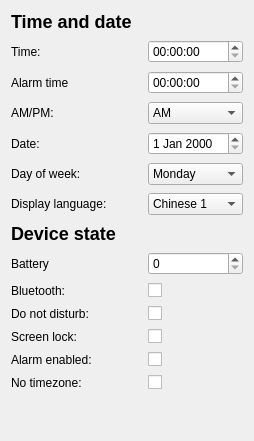
        <widget class="QWidget" name="tab_base">
         <attribute name="title">
          <string>Basics</string>
         </attribute>
         <layout class="QGridLayout" name="gridLayout_2">
          <item row="0" column="0">
           <layout class="QFormLayout" name="formLayout_2">
            <property name="sizeConstraint">
             <enum>QLayout::SetDefaultConstraint</enum>
            </property>
            <property name="fieldGrowthPolicy">
             <enum>QFormLayout::AllNonFixedFieldsGrow</enum>
            </property>
            <property name="rowWrapPolicy">
             <enum>QFormLayout::DontWrapRows</enum>
            </property>
            <property name="formAlignment">
             <set>Qt::AlignRight|Qt::AlignTop|Qt::AlignTrailing</set>
            </property>
            <property name="horizontalSpacing">
             <number>16</number>
            </property>
            <property name="verticalSpacing">
             <number>8</number>
            </property>
            <item row="0" column="0">
             <widget class="QLabel" name="label">
              <property name="text">
               <string>&lt;h2&gt;Time and date&lt;/h2&gt;</string>
              </property>
              <property name="textFormat">
               <enum>Qt::RichText</enum>
              </property>
             </widget>
            </item>
            <item row="1" column="0">
             <widget class="QLabel" name="timeLabel">
              <property name="text">
               <string>Time:</string>
              </property>
             </widget>
            </item>
            <item row="1" column="1">
             <widget class="QTimeEdit" name="edit_time">
              <property name="showGroupSeparator" stdset="0">
               <bool>false</bool>
              </property>
              <property name="displayFormat">
               <string>HH:mm:ss</string>
              </property>
              <property name="calendarPopup">
               <bool>false</bool>
              </property>
              <property name="currentSectionIndex">
               <number>2</number>
              </property>
             </widget>
            </item>
            <item row="3" column="0">
             <widget class="QLabel" name="aMPMLabel">
              <property name="text">
               <string>AM/PM:</string>
              </property>
             </widget>
            </item>
            <item row="3" column="1">
             <widget class="QComboBox" name="edit_am_pm">
              <item>
               <property name="text">
                <string notr="true">AM</string>
               </property>
              </item>
              <item>
               <property name="text">
                <string notr="true">PM</string>
               </property>
              </item>
              <item>
               <property name="text">
                <string>Hidden</string>
               </property>
              </item>
             </widget>
            </item>
            <item row="4" column="0">
             <widget class="QLabel" name="dateLabel">
              <property name="text">
               <string>Date:</string>
              </property>
             </widget>
            </item>
            <item row="4" column="1">
             <widget class="QDateEdit" name="edit_date"/>
            </item>
            <item row="5" column="0">
             <widget class="QLabel" name="dayOfWeekLabel">
              <property name="text">
               <string>Day of week:</string>
              </property>
             </widget>
            </item>
            <item row="5" column="1">
             <widget class="QComboBox" name="edit_weekday">
              <item>
               <property name="text">
                <string>Monday</string>
               </property>
              </item>
              <item>
               <property name="text">
                <string>Tuesday</string>
               </property>
              </item>
              <item>
               <property name="text">
                <string>Wednesday</string>
               </property>
              </item>
              <item>
               <property name="text">
                <string>Thursday</string>
               </property>
              </item>
              <item>
               <property name="text">
                <string>Friday</string>
               </property>
              </item>
              <item>
               <property name="text">
                <string>Saturday</string>
               </property>
              </item>
              <item>
               <property name="text">
                <string>Sunday</string>
               </property>
              </item>
             </widget>
            </item>
            <item row="6" column="0">
             <widget class="QLabel" name="weekdaysLangLabel">
              <property name="text">
               <string>Display language:</string>
              </property>
             </widget>
            </item>
            <item row="6" column="1">
             <widget class="QComboBox" name="edit_language">
              <item>
               <property name="text">
                <string>Chinese 1</string>
               </property>
              </item>
              <item>
               <property name="text">
                <string>Chinese 2</string>
               </property>
              </item>
              <item>
               <property name="text">
                <string>Other</string>
               </property>
              </item>
             </widget>
            </item>
            <item row="7" column="0">
             <widget class="QLabel" name="label_2">
              <property name="text">
               <string>&lt;h2&gt;Device state&lt;/h2&gt;</string>
              </property>
              <property name="textFormat">
               <enum>Qt::RichText</enum>
              </property>
             </widget>
            </item>
            <item row="8" column="0">
             <widget class="QLabel" name="batteryLabel">
              <property name="text">
               <string>Battery</string>
              </property>
             </widget>
            </item>
            <item row="8" column="1">
             <widget class="QSpinBox" name="edit_battery">
              <property name="maximum">
               <number>100</number>
              </property>
             </widget>
            </item>
            <item row="9" column="0">
             <widget class="QLabel" name="bluetoothLabel">
              <property name="text">
               <string>Bluetooth:</string>
              </property>
             </widget>
            </item>
            <item row="9" column="1">
             <widget class="QCheckBox" name="edit_bluetooth"/>
            </item>
            <item row="10" column="0">
             <widget class="QLabel" name="doNotDisturbLabel">
              <property name="text">
               <string>Do not disturb:</string>
              </property>
             </widget>
            </item>
            <item row="10" column="1">
             <widget class="QCheckBox" name="edit_mute"/>
            </item>
            <item row="11" column="0">
             <widget class="QLabel" name="screenLockLabel">
              <property name="text">
               <string>Screen lock:</string>
              </property>
             </widget>
            </item>
            <item row="11" column="1">
             <widget class="QCheckBox" name="edit_lock"/>
            </item>
            <item row="12" column="0">
             <widget class="QLabel" name="alarmEnabledLabel">
              <property name="text">
               <string>Alarm enabled:</string>
              </property>
             </widget>
            </item>
            <item row="12" column="1">
             <widget class="QCheckBox" name="edit_alarm"/>
            </item>
            <item row="2" column="0">
             <widget class="QLabel" name="alarmTimeLabel">
              <property name="text">
               <string>Alarm time</string>
              </property>
             </widget>
            </item>
            <item row="2" column="1">
             <widget class="QTimeEdit" name="edit_alarm_time"/>
            </item>
            <item row="13" column="0">
             <widget class="QLabel" name="noTimezoneLabel">
              <property name="text">
               <string>No timezone:</string>
              </property>
             </widget>
            </item>
            <item row="13" column="1">
             <widget class="QCheckBox" name="edit_no_timezone"/>
            </item>
           </layout>
          </item>
          <item row="1" column="0">
           <spacer name="verticalSpacer_3">
            <property name="orientation">
             <enum>Qt::Vertical</enum>
            </property>
            <property name="sizeHint" stdset="0">
             <size>
              <width>20</width>
              <height>40</height>
             </size>
            </property>
           </spacer>
          </item>
         </layout>
        </widget>
